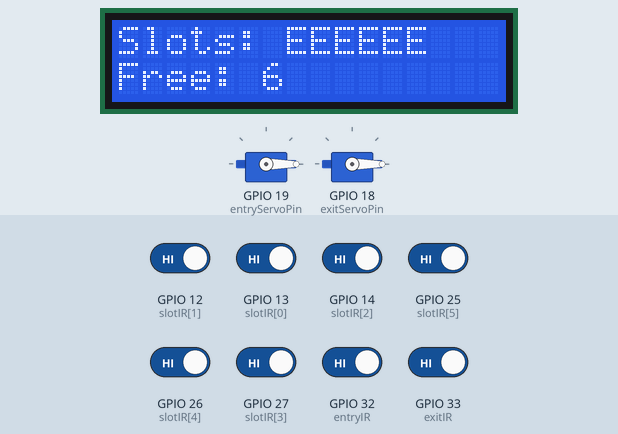
Recording of a sketch running on a simulated ESP32. Shown: 2 × servo, 16×2 character LCD. Inputs (shaded band) come from the test bench; at power-on: GPIO 12 (slotIR[1]), GPIO 13 (slotIR[0]), GPIO 14 (slotIR[2]), GPIO 25 (slotIR[5]), GPIO 26 (slotIR[4]), GPIO 27 (slotIR[3]), GPIO 32 (entryIR), GPIO 33 (exitIR) HIGH. WiFi joins after 1.5 s; servers stay silent unless stated; what the sketch prints to the serial monitor is not drawn.

Above: at 3.0 s.
3.1 s: GPIO 13 (slotIR[0]) driven LOW
At 5.3 s:
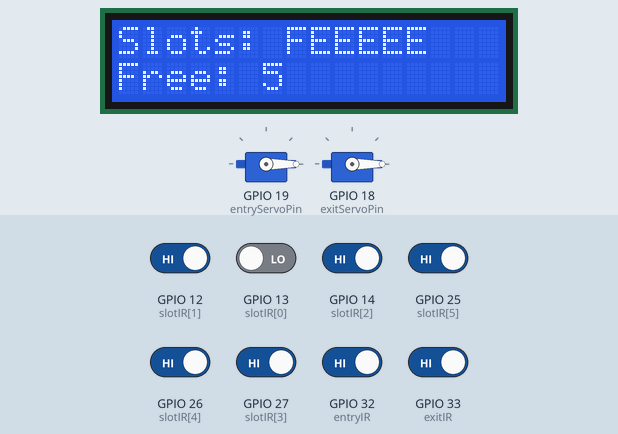
7.3 s: GPIO 12 (slotIR[1]) driven LOW
At 8.6 s:
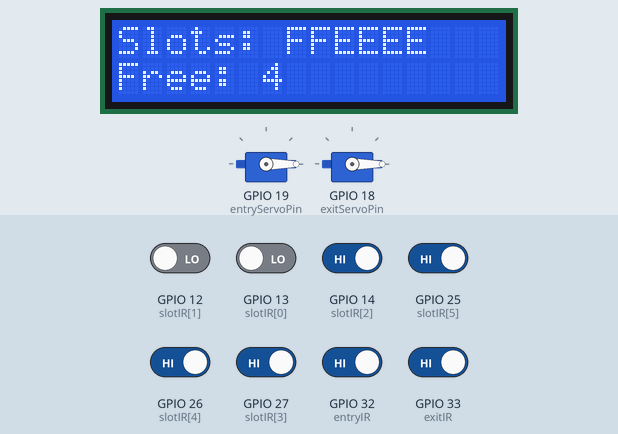
11.5 s: GPIO 14 (slotIR[2]) driven LOW
At 13.1 s:
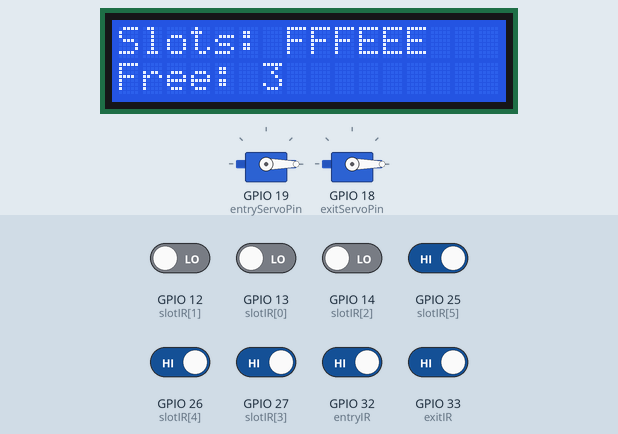
15.7 s: GPIO 27 (slotIR[3]) driven LOW
At 16.4 s:
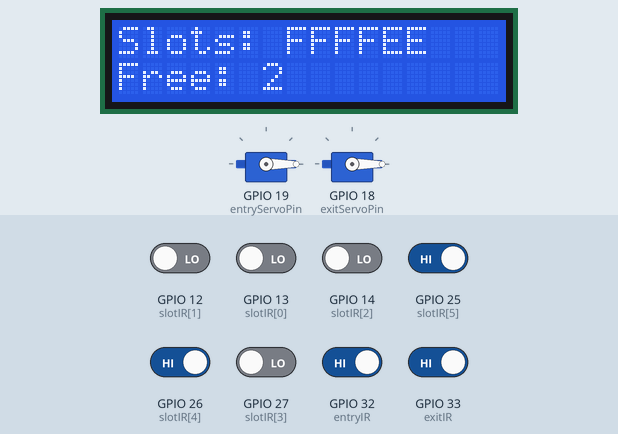
19.9 s: GPIO 25 (slotIR[5]) driven LOW
At 21.7 s:
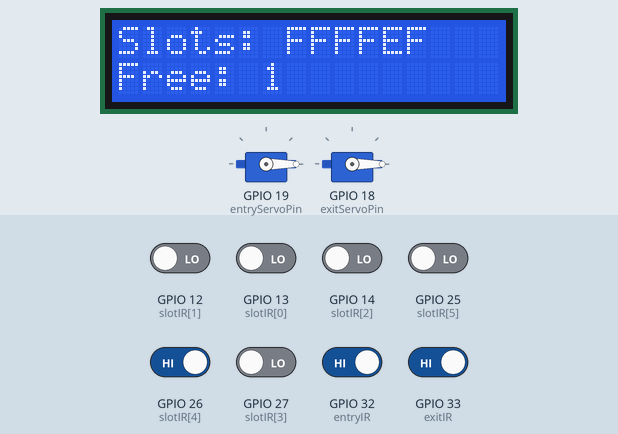
24.1 s: GPIO 26 (slotIR[4]) driven LOW
At 26.2 s:
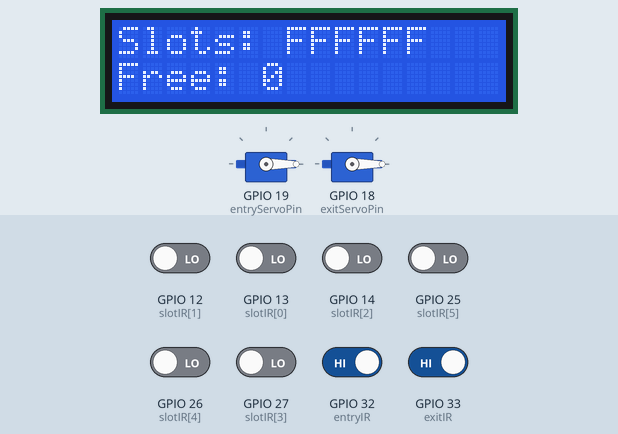
Timing chart, 0 to 27.7 s (numbered marks = the images above; inputs shaded):
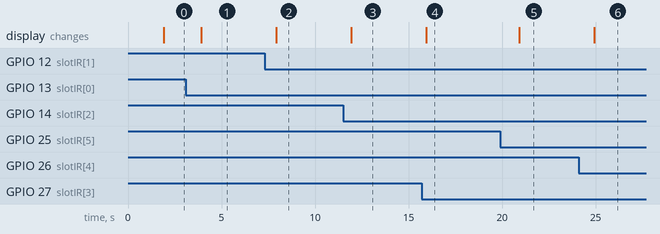

The sketch:

Smart_Car_Parking_System.ino
```cpp
#define BLYNK_PRINT Serial
#include <WiFi.h>
#include <BlynkSimpleEsp32.h>
#include <ESP32Servo.h>
#include <Wire.h>
#include <LiquidCrystal_I2C.h>

// Blynk credentials (Replace with yours)
#define BLYNK_TEMPLATE_ID "TMPL3f2HVAbLv"
#define BLYNK_TEMPLATE_NAME "Smart Parking"
#define BLYNK_AUTH_TOKEN "flc8Az-EHqyCp0ZBavLXFfNupmpr0Z37"

// WiFi Credentials
char ssid[] = "pro";
char pass[] = "123456789";

// Blynk Timer for sending updates
BlynkTimer timer;

// LCD setup (I2C address 0x27, 16x2 LCD)
LiquidCrystal_I2C lcd(0x27, 16, 2);

// Servo objects
Servo entryServo, exitServo;

// IR sensor pins
const int entryIR = 32;   // Entry IR sensor
const int exitIR = 33;    // Exit IR sensor
const int slotIR[] = {13, 12, 14, 27, 26, 25};  // Parking slots IR sensors

// Servo pins
const int entryServoPin = 19;
const int exitServoPin = 18;

// Parking slots status
bool slotStatus[6] = {false, false, false, false, false, false};

// Parking counter
int availableSlots = 6;

void setup() {
  Serial.begin(115200);

  // Connect to Wi-Fi and Blynk
Blynk.begin(BLYNK_AUTH_TOKEN, ssid, pass, "blynk.cloud", 80);


  // Initialize IR sensor pins
  pinMode(entryIR, INPUT);
  pinMode(exitIR, INPUT);
  for (int i = 0; i < 6; i++) {
    pinMode(slotIR[i], INPUT);
  }

  // Attach servos
  entryServo.attach(entryServoPin);
  exitServo.attach(exitServoPin);

  // Close gates initially
  entryServo.write(0);
  exitServo.write(0);

  // Initialize LCD
  lcd.init();
  lcd.backlight();
  lcd.setCursor(0, 0);
  lcd.print("Smart Parking");

  // Timer for Blynk updates
  timer.setInterval(1000L, updateParkingStatus);
}

void loop() {
  Blynk.run();
  timer.run();
  controlEntryGate();
  controlExitGate();
  updateLCD();
}

// Update parking slots status and send to Blynk
void updateParkingStatus() {
  int occupiedCount = 0;

  for (int i = 0; i < 6; i++) {
    slotStatus[i] = digitalRead(slotIR[i]) == LOW; // LOW means occupied
    Blynk.virtualWrite(V1 + i, slotStatus[i]); // Update Blynk LEDs

    if (slotStatus[i]) occupiedCount++;
  }

  availableSlots = 6 - occupiedCount;
  Serial.print("Available Slots: ");
  Serial.println(availableSlots);
}

// Entry gate control
void controlEntryGate() {
  if (digitalRead(entryIR) == LOW) { // Car detected at entry
    if (availableSlots > 0) {
      Serial.println("Car detected at entry, opening gate...");
      entryServo.write(90); // Open entry gate
      delay(3000); // Wait for car to enter
      entryServo.write(0);  // Close gate
    } else {
      Serial.println("Parking full! Entry gate closed.");
    }
  }
}

// Exit gate control
void controlExitGate() {
  if (digitalRead(exitIR) == LOW) { // Car detected at exit
    Serial.println("Car detected at exit, opening gate...");
    exitServo.write(90); // Open exit gate
    delay(3000); // Wait for car to exit
    exitServo.write(0);  // Close gate
  }
}

// Update LCD display with slot statuses
void updateLCD() {
  lcd.clear();
  lcd.setCursor(0, 0);
  lcd.print("Slots: ");

  for (int i = 0; i < 6; i++) {
    lcd.print(slotStatus[i] ? "F" : "E"); // F = Full, E = Empty
  }

  lcd.setCursor(0, 1);
  lcd.print("Free: ");
  lcd.print(availableSlots);
}
```

Measured:
- after the input at 3.1 s, the display: changes after 0.83 s (image 1)
- after the input at 7.3 s, the display: changes after 0.64 s (image 2)
- after the input at 11.5 s, the display: changes after 0.44 s (image 3)
- after the input at 15.7 s, the display: changes after 0.25 s (image 4)
- after the input at 19.9 s, the display: changes after 1.0 s (image 5)
- after the input at 24.1 s, the display: changes after 0.83 s (image 6)
